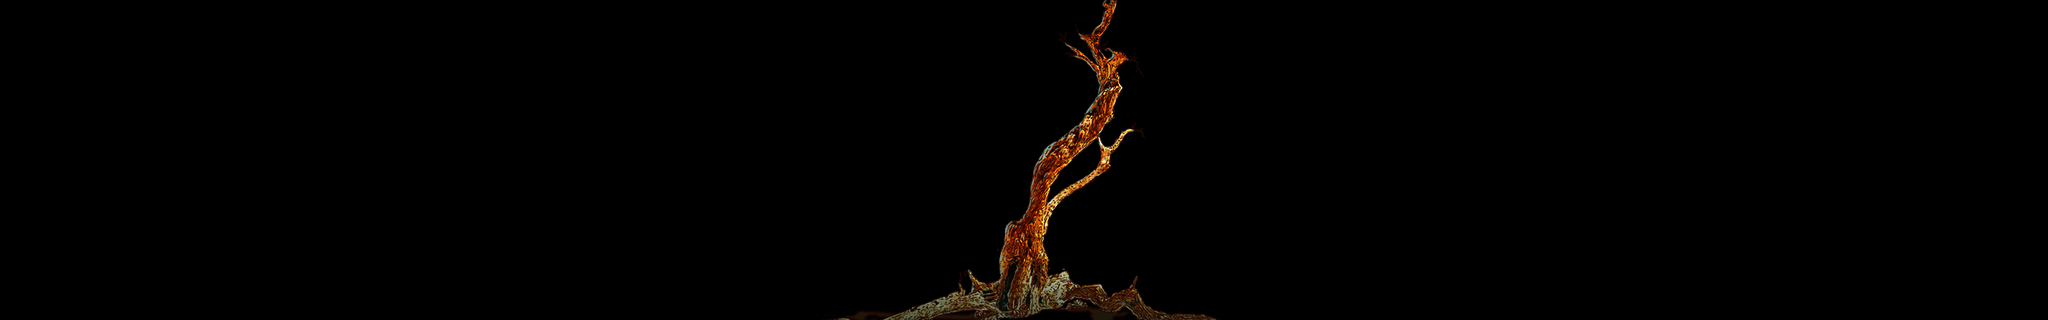

This game map was drawn from its Tiled (.tmx) file and the tilesets committed beside it. A one-line description and the trimmed map source follow:
An orthogonal 96x15 tile map with 32x32 px tiles, 1 tile layer (close), 3 tilesets.

<map version="1.0" orientation="orthogonal" renderorder="right-down" width="96" height="15" tilewidth="32" tileheight="32">
 <tileset firstgid="1" name="zhaoze_close1" tilewidth="32" tileheight="32">
  <image source="close/zhaoze_close1.png" width="1024" height="500" />
 </tileset>
 <tileset firstgid="481" name="pingyuan_close" tilewidth="32" tileheight="32">
  <image source="close/pingyuan_close.png" width="1024" height="116" />
 </tileset>
 <tileset firstgid="577" name="damo_close1" tilewidth="32" tileheight="32">
  <image source="close/damo_close1.png" width="712" height="500" />
 </tileset>
 <layer name="close" width="96" height="15">
  <data>[1440 cells, 330 non-empty, 330 distinct tile ids]</data>
 </layer>
</map>
